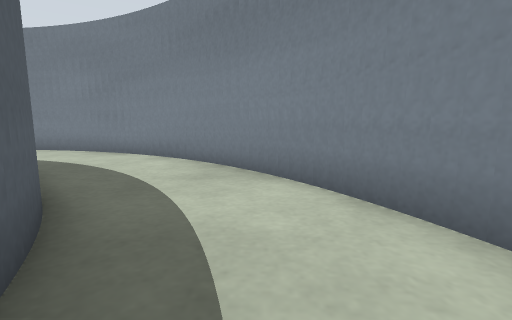
view 1 (above)

24 first-person views from a walk through a world built for the Gazebo simulator. The camera is 0.5 m above the floor, tilts 8° down and sees 85° across. The floor is counted in squares, 0.5 m on a side. Each view is taken from the middle of a square. On the plan, view 1 faces up. The plan holds only what a view shows up to about 11 squares ahead; the rest is blank. Robots are left out.

view 2
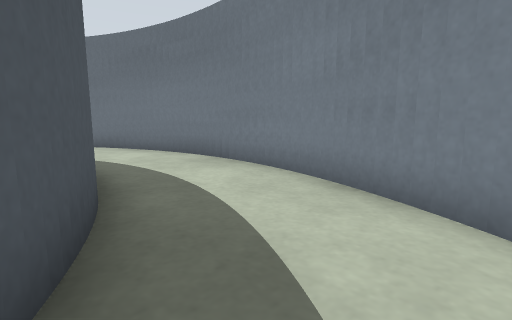

view 3
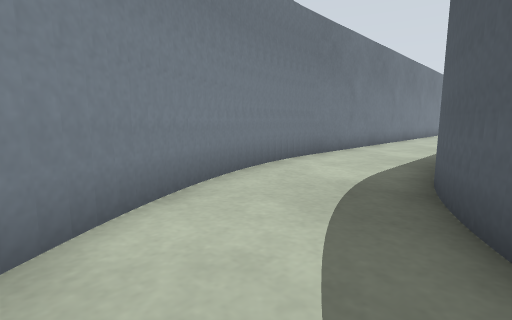

view 4
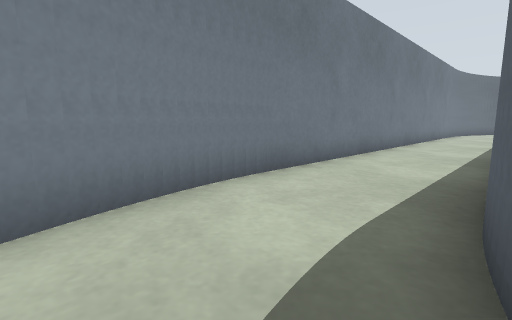

view 5
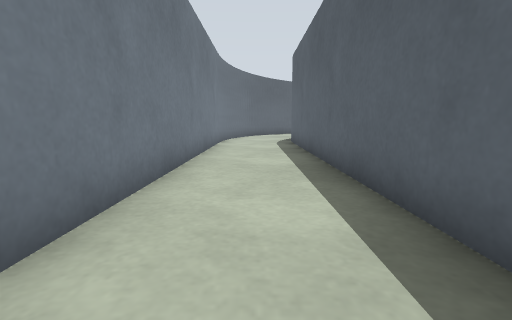

view 6
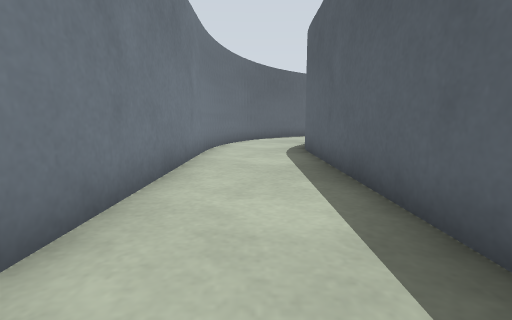

view 7
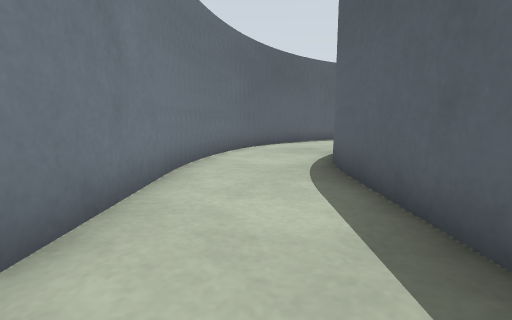

view 8
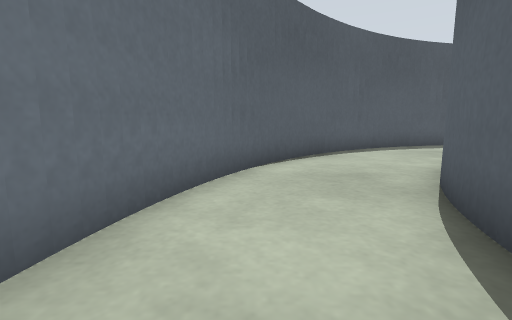

view 9
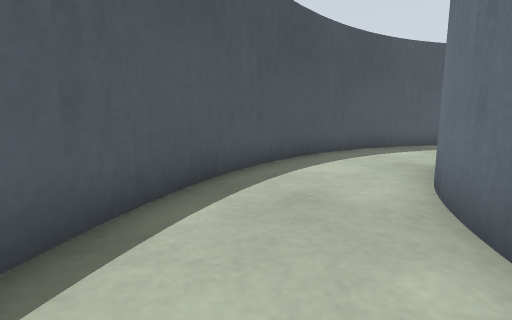

view 10
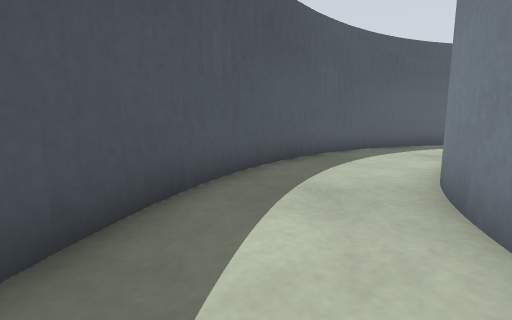

view 11
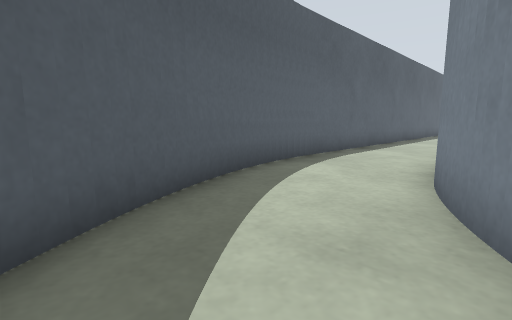

view 12
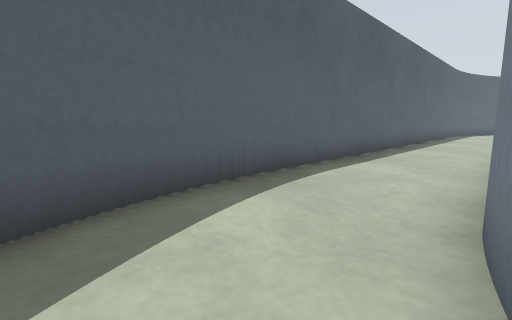

view 13
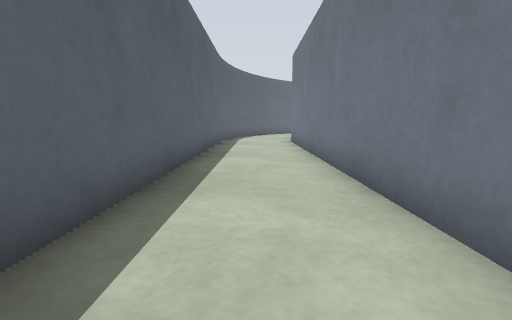

view 14
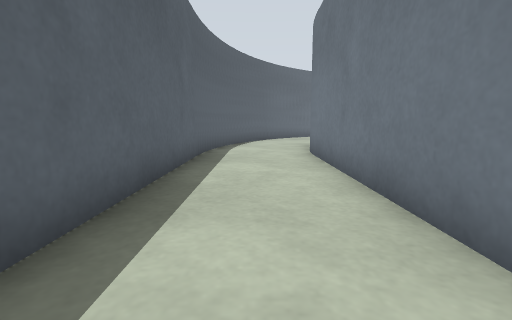

view 15
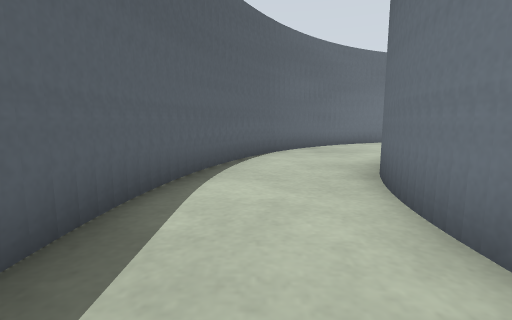

view 16
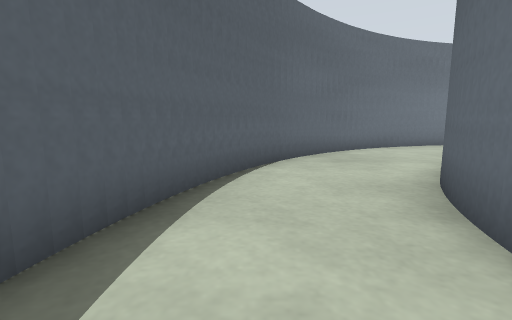

view 17
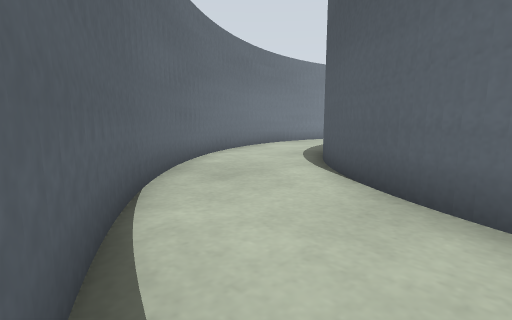

view 18
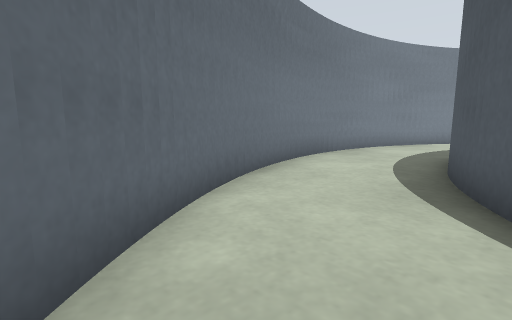

view 19
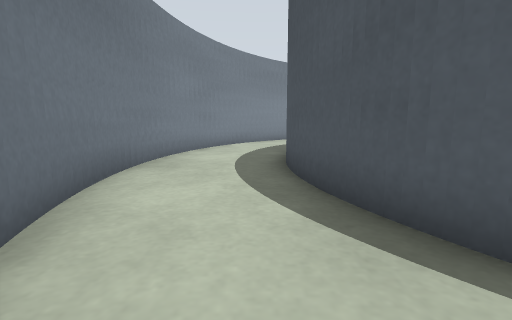

view 20
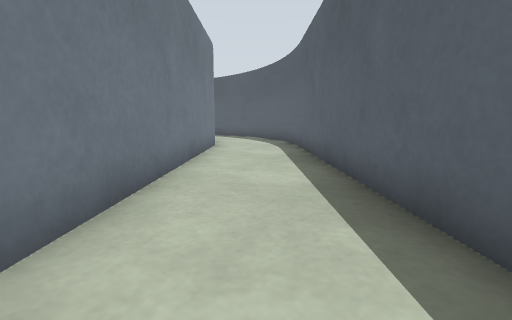

view 21
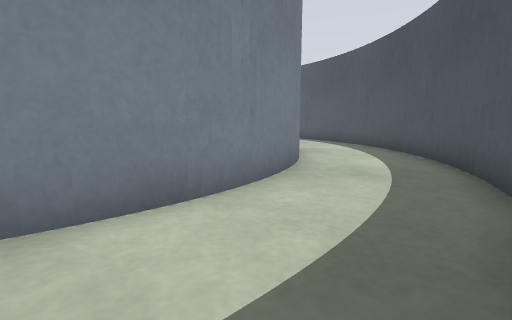

view 22
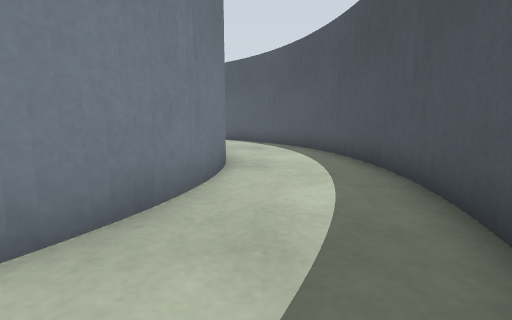

view 23
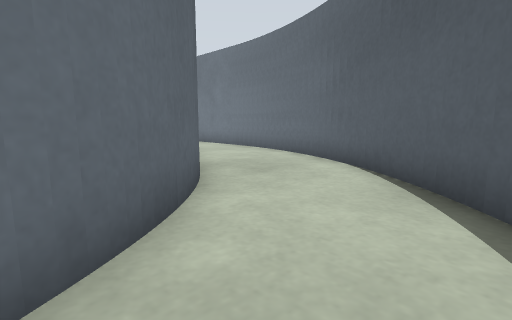

view 24
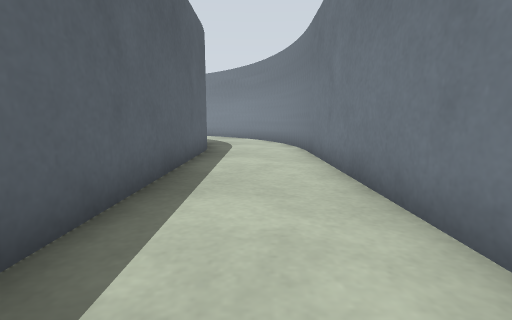

### Floor plan
Key: @ floor where view 1 was taken; # wall or solid block; . floor.
Columns run from 21 left of view 1 to 3 right of it. Each row starts with its distance up from view 1.
 10         #########
  9       ###.......###
  8     ###...........###
  7    ##...............##
  6   ##.....#######.....##
  5   #.....##     ##.....#
  4  ##...###          ...##
  3  #....#           #....#
  2 ##...##           ##...##
  1 #...##             ##...#
  0 #...#               #@..#
 -1 #...#               #...#
 -2 #...#               #...#
 -3 #...#               #...#
 -4 #...#               #...#
 -5 #...#               #...#
 -6 #...#               #...#
 -7 #...#               #...#
 -8 #...#               #...#
 -9 #...#               #...#
-10 #...#               #...#
-11 #...#               #...#
-12 #...#               #...#
-13 #...#               #...#
-14 #...#               #...#
-15 #...#               #...#
-16 #...#               #...#
-17 #...#               #...#
-18 #...#               #...#
-19 #...#               #...#
-20 #...#               #...#
-21 #...##             ##...#
-22 ##...##           ##...##
-23  #....#           #....#
-24  ##...###       ###...##
-25   #.....##     ##.....#
-26   ##.....#######.....##
-27    ##...............##
-28     ###...........###
-29       ###.......###
-30         #########

Positions as (right, up) in squares from view 1, and headings:
1: (0, 0), facing up
2: (-3, 5), facing up-left
3: (-2, 5), facing down-right
4: (-1, 2), facing down-right
5: (1, -5), facing down
6: (1, -9), facing down
7: (1, -13), facing down
8: (1, -18), facing down
9: (-2, -25), facing down-left
10: (-9, -28), facing left
11: (-16, -25), facing up-left
12: (-17, -22), facing up-left
13: (-19, -15), facing up
14: (-19, -10), facing up
15: (-19, -4), facing up
16: (-19, -2), facing up
17: (-20, 1), facing up-right
18: (-17, 5), facing up-right
19: (-15, 7), facing right
20: (-19, -7), facing down
21: (-18, -25), facing right
22: (-15, -27), facing right
23: (-5, -27), facing up-right
24: (1, -11), facing up
